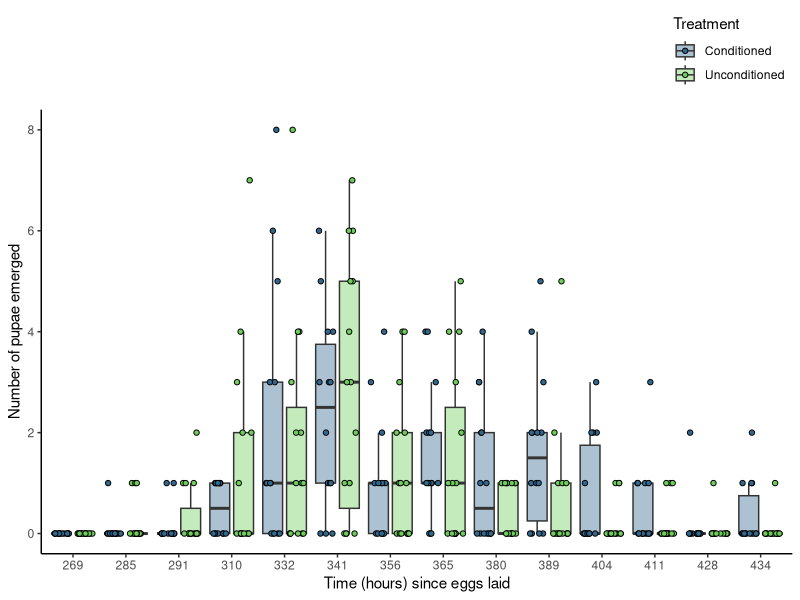
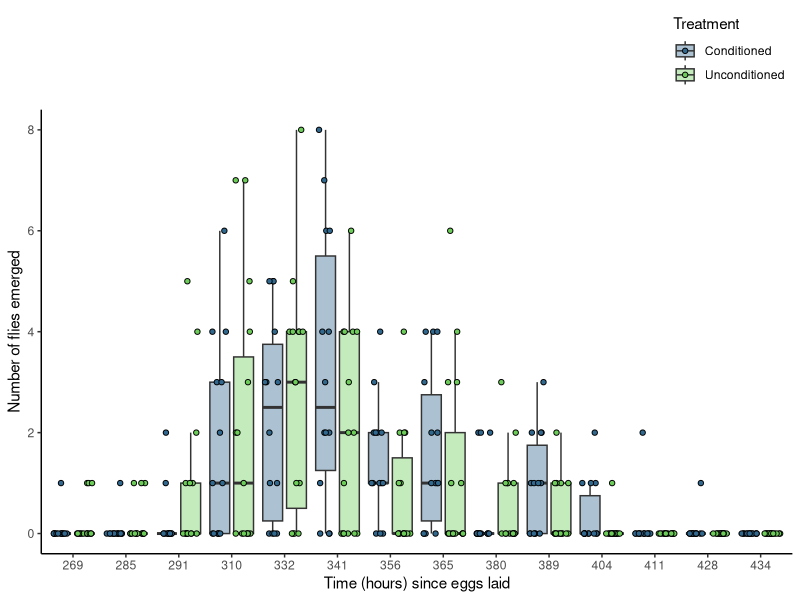

R code for these plots, in order: (Note: this script raises an error after producing the figures.)
## Packages
library(tidyverse)
library(ggplot2)
library(readxl)
library(viridis)


## Choosing colours from viridis to use: 
viridis_colors <- viridis(10)

################################################ PUPAE ANALYSIS ####


## Reading pupae data in
fly_fitness <- read_excel("data/fitness_development/MFE_flies.xlsx")

#### better arranging data

## Separating the data into female and male columns 
fly_fitness_tidy <- tidyr::pivot_longer(data = fly_fitness ,
                                        cols = c( females, males),
                                        names_to = "sex",
                                        values_to = "count") 



females_data <- subset(fly_fitness, select = c(time_hours, females, treatment))


## Boxplot ##
female_boxplot_2 <- ggplot(females_data, aes(x = factor(time_hours), y = females, fill = treatment)) +
  geom_boxplot(outlier.shape = NA, alpha = .4, position = position_dodge(width = 0.9)) +
  geom_point(aes(fill = treatment),
             size = 1.5, shape = 21,
             position = position_jitterdodge(jitter.width = 0.3, dodge.width = 0.9)) +
  scale_fill_manual(values = viridis_colors[c(4, 8)], labels = c("Conditioned", "Unconditioned")) +
  scale_x_discrete(labels = unique(females_data$time_hours)) +
  theme_classic() +
  theme(legend.position = "top",
        legend.justification = "right",
        legend.direction = "vertical",
        strip.placement = "outside", 
        strip.background = element_blank(),  
        strip.text = element_blank()) +
  labs(x = "Time (hours) since eggs laid", 
       y = "Number of pupae emerged",
       fill = "Treatment")


males_data <- subset(fly_fitness, select = c(time_hours, males, treatment))

## Boxplot ##
male_boxplot_2 <- ggplot(males_data, aes(x = factor(time_hours), y = males, fill = treatment)) +
  geom_boxplot(outlier.shape = NA, alpha = .4, position = position_dodge(width = 0.9)) +
  geom_point(aes(fill = treatment),
             size = 1.5, shape = 21,
             position = position_jitterdodge(jitter.width = 0.3, dodge.width = 0.9)) +
  scale_fill_manual(values = viridis_colors[c(4, 8)], labels = c("Conditioned", "Unconditioned")) +
  scale_x_discrete(labels = unique(males_data$time_hours)) +
  theme_classic() +
  theme(legend.position = "top",
        legend.justification = "right",
        legend.direction = "vertical",
        strip.placement = "outside", 
        strip.background = element_blank(),  
        strip.text = element_blank()) +
  labs(x = "Time (hours) since eggs laid", 
       y = "Number of flies emerged",
       fill = "Treatment")




female_boxplot_2 / 
  male_boxplot_2



#### Pupae data check. 
fly_fitness <- as.data.frame(fly_fitness)

total_flies <- fly_fitness %>% 
  group_by(treatment) %>% 
  summarise(total_flies = sum(males, females, na.rm = TRUE))


total_pupae <- as.data.frame(total_pupae)
